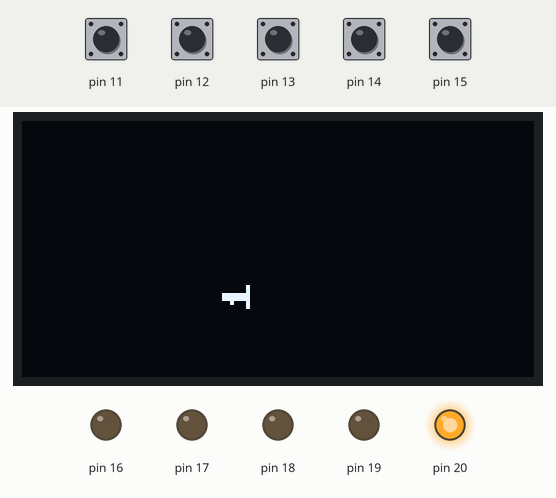
Simulated run of this program. Board: MicroPython board. On the bench: 128×64 one-colour display, output pins drawn as LEDs (lit = HIGH). Inputs (shaded band) come from the test bench; at power-on: pin 11–15 LOW. Library files of the repository ran but are not shown: ssd1306.py; what the program prints to the serial console is not drawn.

Above: at 1.2 s.
1.3 s: pin 13 pulled HIGH for 0.15 s
At 2.7 s:
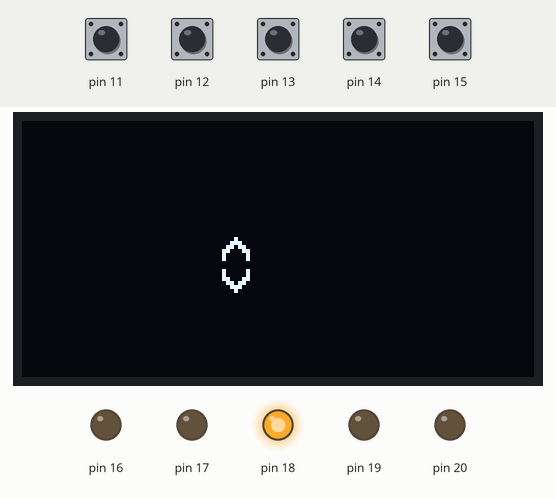
3.6 s: pin 11 pulled HIGH for 0.15 s
At 4.33 s:
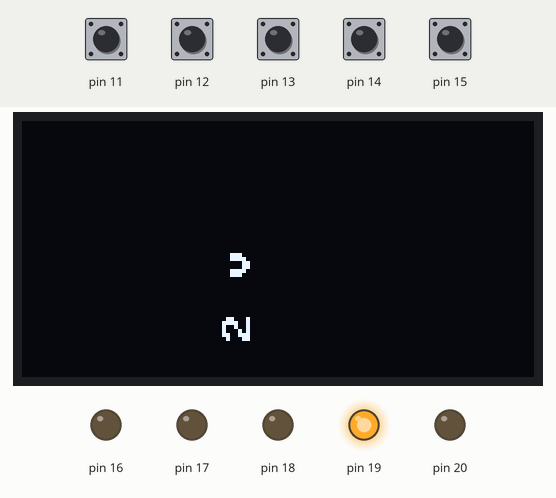
6.1 s: pin 14 pulled HIGH for 0.15 s
At 7.21 s:
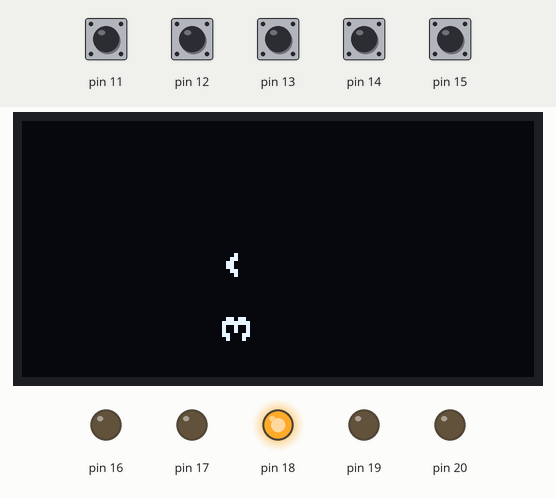
9.2 s: pin 15 pulled HIGH for 0.15 s
At 11.7 s:
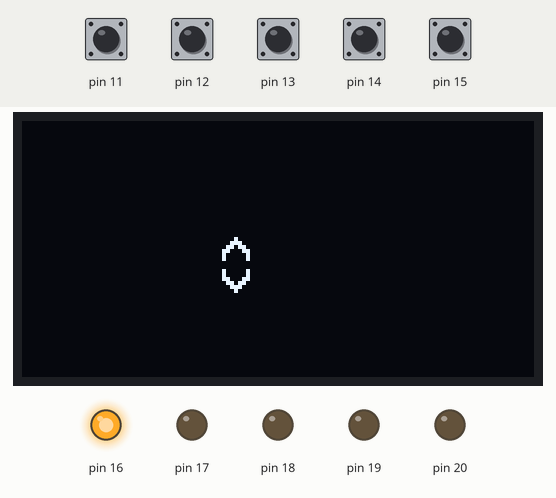
11.8 s: pin 12 pulled HIGH for 0.15 s
At 13.8 s:
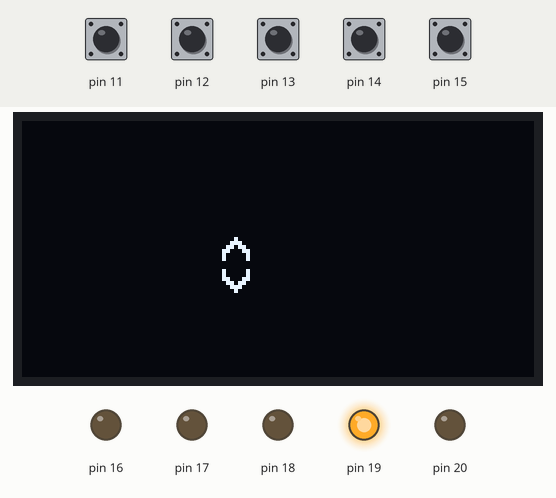
14.7 s: pin 15 pulled HIGH for 1 s
At 15.79 s:
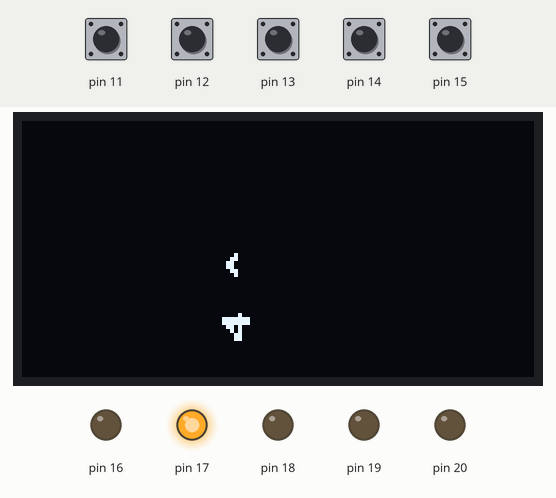
Timing chart, 0 to 17.7 s (numbered marks = the images above; inputs shaded):
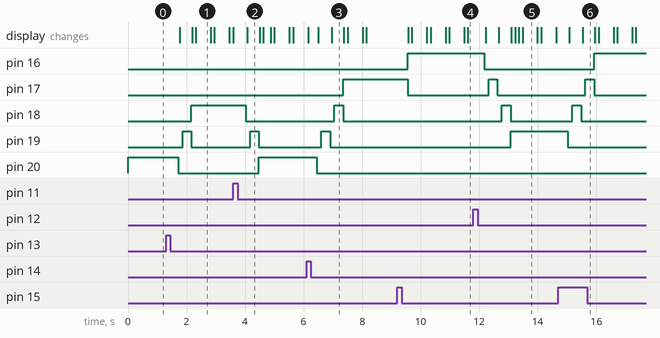

The program:

Lift_v3.py
```python
from machine import Pin, SoftI2C
import time
import ssd1306

class MachineState:
    IDLE = "IDLE"
    MOVING_UP = "MOVING_UP"
    MOVING_DOWN = "MOVING_DOWN"
    OPPENING = "OPPENING"

def btn_pin(pin_number):
    return Pin(pin_number, Pin.IN, Pin.PULL_DOWN)

def led_pin(pin_number):
    return Pin(pin_number, Pin.OUT)

class Floor:
    def __init__(self, btn_pin: number, led_pin: number):
        self.btn_pin = btn_pin
        self.led_pin = led_pin

    def is_pressed(self):
        return self.btn_pin.value() == 1

    def led_on(self):
        self.led_pin.value(1)

    def led_off(self):
        self.led_pin.value(0)

    def blink(self, duration: number = 0.3):
            self.led_on()
            time.sleep(duration)
            self.led_off()

floors = {
    5: Floor(btn_pin(15), led_pin(16)),
    4: Floor(btn_pin(14), led_pin(17)),
    3: Floor(btn_pin(13), led_pin(18)),
    2: Floor(btn_pin(12), led_pin(19)),
    1: Floor(btn_pin(11), led_pin(20))
}

def move_one_floor(current, target):
    floors[current].blink()
    return (current + 1, MachineState.MOVING_UP) if target > current else (current - 1, MachineState.MOVING_DOWN)

floors[1].led_on()
machine_state = MachineState.IDLE
current_floor = 1
target_floor = None
moving = False

i2c = SoftI2C(scl=Pin(1), sda=Pin(0))

oled_width = 128
oled_height = 64
oled = ssd1306.SSD1306_I2C(oled_width, oled_height, i2c)

printed_floor = 1
oppening_ticks = 30
current_oppening_tick = 0

while True:
    if not moving:
        for number, floor in floors.items():
            if floor.is_pressed():
                target_floor = number
                moving = current_floor != target_floor
                break

    if machine_state == MachineState.OPPENING:
        if current_oppening_tick == oppening_ticks:
            machine_state = MachineState.IDLE
            current_oppening_tick = 0
        else:
            current_oppening_tick = current_oppening_tick + 1
            oled.fill(0)
            oled.text(("<" if current_oppening_tick % 5 else " < - ") + ("> " if current_oppening_tick % 5 else ">"), 50, 20)
            oled.show()

    if moving:
        current_floor, machine_state = move_one_floor(current_floor, target_floor)

        if current_floor == target_floor:
            floors[current_floor].led_on()
            moving = False
            machine_state = MachineState.OPPENING

    if(printed_floor != current_floor):
        printed_floor = current_floor
        oled.fill(0)
        oled.show()


    icon = ""
    if(machine_state == MachineState.MOVING_UP):
        icon = "^"
    elif(machine_state == MachineState.MOVING_DOWN):
        icon = "v"

    if machine_state != MachineState.OPPENING:
        oled.fill(0)
        oled.text(str(current_floor) + " " + icon, 50, 32)
        oled.show()

    print(machine_state)
    time.sleep(0.1)
```

Measured:
- after the input at 1.3 s, pin 18: LOW → HIGH after 0.87 s; pin 19: LOW → HIGH after 0.57 s, → LOW 0.30 s later; pin 20: HIGH → LOW after 0.42 s; the display: first differs from a run without the input after 0.47 s (image 1 shows a later state)
- after the input at 3.6 s, pin 18: HIGH → LOW after 0.42 s; pin 19: LOW → HIGH after 0.57 s, → LOW 0.30 s later; pin 20: LOW → HIGH after 0.87 s; the display: changes after 0.47 s (image 2)
- after the input at 6.1 s, pin 17: LOW → HIGH after 1.3 s; pin 18: LOW → HIGH after 0.96 s, → LOW 0.30 s later; pin 19: LOW → HIGH after 0.50 s, → LOW 0.30 s later; pin 20: HIGH → LOW after 0.35 s
- after the input at 9.2 s, pin 16: LOW → HIGH after 0.35 s; pin 17: HIGH → LOW after 0.35 s; the display: first changes after 0.38 s (image 4 shows a later state)
- after the input at 11.8 s, pin 16: HIGH → LOW after 0.37 s; pin 17: LOW → HIGH after 0.52 s, → LOW 0.30 s later; pin 18: LOW → HIGH after 0.97 s, → LOW 0.30 s later; pin 19: LOW → HIGH after 1.3 s; the display: first changes after 0.42 s (image 5 shows a later state)
- after the input at 14.7 s, pin 16: LOW → HIGH after 1.2 s; pin 17: LOW → HIGH after 0.93 s, → LOW 0.30 s later; pin 18: LOW → HIGH after 0.48 s, → LOW 0.30 s later; pin 19: HIGH → LOW after 0.33 s; the display: first changes after 0.38 s (image 6 shows a later state)
- what the display in image 1 shows lasts 0.5 s, from 2.3 s to 2.8 s
